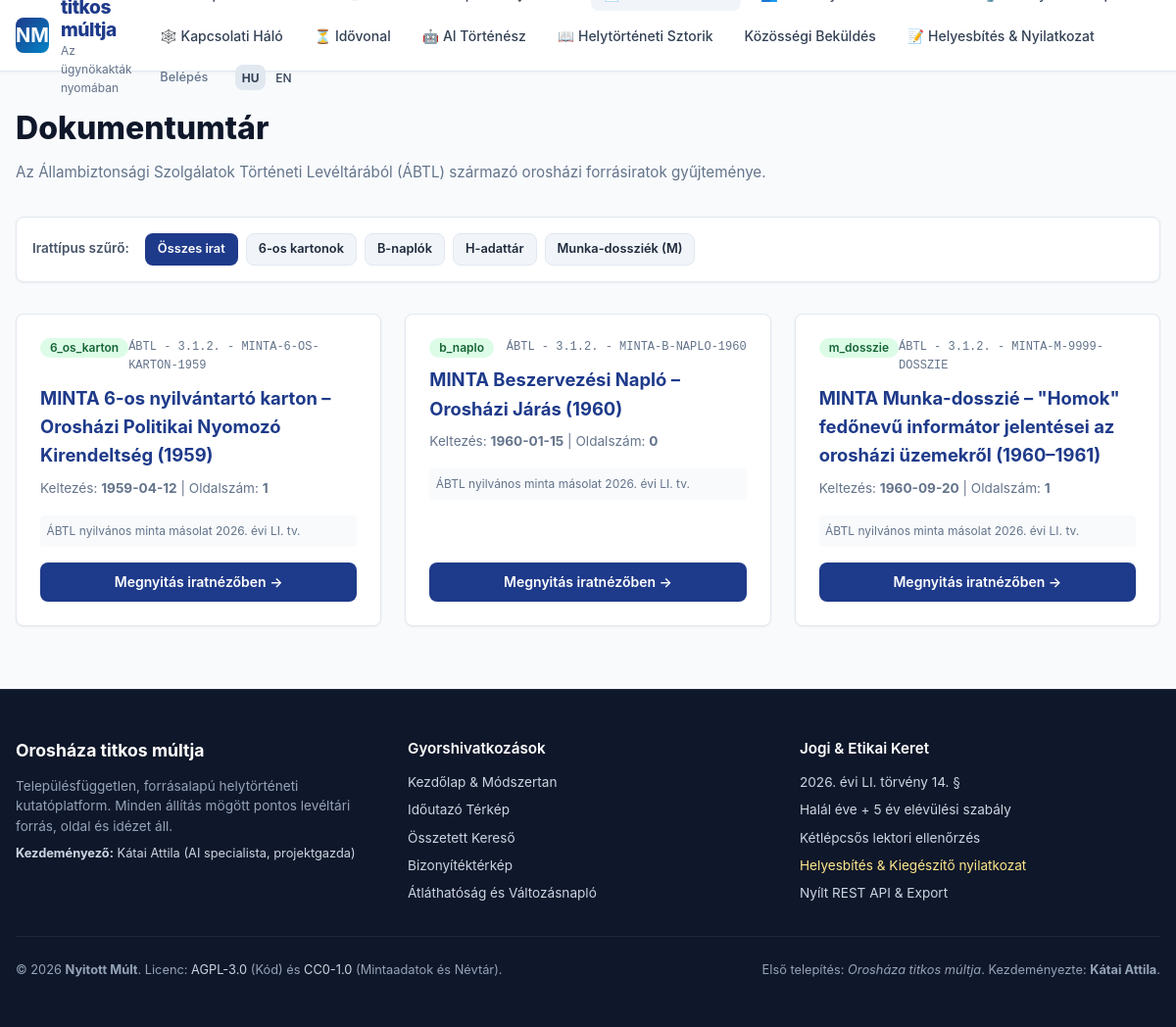
Page /dokumentumok on the committed database.
### tables this page shows
CREATE TABLE IF NOT EXISTS `source_documents` (
  `id` CHAR(36) NOT NULL,
  `archive_code` VARCHAR(128) NOT NULL UNIQUE,
  `document_type` ENUM(
    '6_os_karton',
    'b_naplo',
    'h_adattar',
    'b_dosszie',
    'm_dosszie',
    'o_dosszie',
    'vizsgalati_dosszie',
    'egyeb'
  ) NOT NULL,
  `title` VARCHAR(255) NOT NULL,
  `date_created` DATE NULL,
  `original_url` TEXT NULL,
  `downloaded_at` DATETIME NULL,
  `sha256_hash` CHAR(64) NULL,
  `license_note` TEXT NULL,
  `created_at` DATETIME NOT NULL DEFAULT CURRENT_TIMESTAMP,
  `updated_at` DATETIME NOT NULL DEFAULT CURRENT_TIMESTAMP ON UPDATE CURRENT_TIMESTAMP,
  PRIMARY KEY (`id`),
  INDEX `idx_doc_type` (`document_type`),
  INDEX `idx_date_created` (`date_created`)
);

### public_html/index.php (called while the page is built, shortened)
<?php
require_once __DIR__ . '/src/Database.php';
require_once __DIR__ . '/src/i18n.php';
Router::dispatch();

### public_html/src/i18n.php (called while the page is built, shortened)
<?php
    class I18n
    {
        private static string $currentLocale = 'hu';
        private static array $translations = [];
        public static function init(): void
        {
            if (isset($_GET['lang']) && in_array($_GET['lang'], ['hu', 'en'], true)) {
                self::$currentLocale = $_GET['lang'];
                $_SESSION['lang'] = self::$currentLocale;
            } elseif (isset($_SESSION['lang']) && in_array($_SESSION['lang'], ['hu', 'en'], true)) {
                self::$currentLocale = $_SESSION['lang'];
            } else {
                self::$currentLocale = defined('DEFAULT_LOCALE') ? DEFAULT_LOCALE : 'hu';
            }
        }
        private static function loadLocale(string $locale): void
        {
            $filePath = dirname(__DIR__) . '/locales/' . $locale . '.json';
            if (file_exists($filePath)) {
                $data = json_decode(file_get_contents($filePath), true);
                if (is_array($data)) {
                    self::$translations[$locale] = $data;
                }
            }
        }
        public static function trans(string $key, array $replace = []): string
        {
            $locale = self::$currentLocale;
            $parts = explode('.', $key);
            $current = self::$translations[$locale] ?? [];
            foreach ($parts as $part) {
                if (is_array($current) && isset($current[$part])) {
                    $current = $current[$part];
                } else {
                    return self::fallbackTrans($key, $replace);
                }
            }
            $text = is_string($current) ? $current : $key;
            return $text;
        }
    }
    if (!function_exists('__')) {
        function __(string $key, array $replace = []): string
        {
            return \NyitottMult\I18n::trans($key, $replace);
        }
    }

### public_html/src/Database.php (called while the page is built, shortened)
<?php
class Database
{
    private static ?PDO $instance = null;
    public static function getConnection(): ?PDO
    {
        try {
            $dsn = sprintf(
                'mysql:host=%s;port=%d;dbname=%s;charset=%s',
                DB_HOST,
                DB_PORT,
                DB_NAME,
                DB_CHARSET
            );
            $options = [
                PDO::ATTR_ERRMODE => PDO::ERRMODE_EXCEPTION,
                PDO::ATTR_DEFAULT_FETCH_MODE => PDO::FETCH_ASSOC,
                PDO::ATTR_EMULATE_PREPARES => false,
                PDO::MYSQL_ATTR_INIT_COMMAND => "SET NAMES utf8mb4 COLLATE utf8mb4_unicode_ci"
            ];
            self::$instance = new PDO($dsn, DB_USER, DB_PASS, $options);
            return self::$instance;
        } catch (PDOException $e) {
            self::$lastError = $e->getMessage();
            error_log('[DB Error] ' . $e->getMessage());
            return null;
        }
    }
    public static function query(string $sql, array $params = []): array
    {
        $db = self::getConnection();
        $stmt = $db->prepare($sql);
        $stmt->execute($params);
        return $stmt->fetchAll();
    }
}

### public_html/views/documents.php (the view, shortened to what this page needs)
<?php
include __DIR__ . '/layout/header.php';
$type = $_GET['type'] ?? '';
$sql = "SELECT d.*, COUNT(p.id) as page_count
        FROM source_documents d
        LEFT JOIN pages p ON d.id = p.document_id
        WHERE 1=1";
$params = [];
$sql .= " GROUP BY d.id ORDER BY d.archive_code ASC";
$docs = Database::query($sql, $params);
?>
<div style="margin-bottom: 2rem;">
    <h1 style="font-size: 2rem; font-weight: 800; color: #0f172a; margin-bottom: 0.5rem;">
        <?= __('nav.documents') ?>
    </h1>
    <p style="color: var(--text-muted); font-size: 0.95rem;">
        Az Állambiztonsági Szolgálatok Történeti Levéltárából (ÁBTL) származó orosházi forrásiratok gyűjteménye.
    </p>
</div>
<div class="card" style="margin-bottom: 2rem; padding: 1rem;">
    <div style="display: flex; gap: 0.5rem; flex-wrap: wrap; align-items: center;">
        <span style="font-size: 0.85rem; font-weight: 600; color: #475569; margin-right: 0.5rem;">Irattípus szűrő:</span>
        <a href="/dokumentumok" class="btn btn-<?= $type === '' ? 'primary' : 'secondary' ?>" style="font-size: 0.8rem; padding: 0.35rem 0.75rem;">
            Összes irat
        </a>
        <a href="/dokumentumok?type=6_os_karton" class="btn btn-<?= $type === '6_os_karton' ? 'primary' : 'secondary' ?>" style="font-size: 0.8rem; padding: 0.35rem 0.75rem;">
            6-os kartonok
        </a>
        <a href="/dokumentumok?type=b_naplo" class="btn btn-<?= $type === 'b_naplo' ? 'primary' : 'secondary' ?>" style="font-size: 0.8rem; padding: 0.35rem 0.75rem;">
            B-naplók
        </a>
        <a href="/dokumentumok?type=h_adattar" class="btn btn-<?= $type === 'h_adattar' ? 'primary' : 'secondary' ?>" style="font-size: 0.8rem; padding: 0.35rem 0.75rem;">
            H-adattár
        </a>
        <a href="/dokumentumok?type=m_dosszie" class="btn btn-<?= $type === 'm_dosszie' ? 'primary' : 'secondary' ?>" style="font-size: 0.8rem; padding: 0.35rem 0.75rem;">
            Munka-dossziék (M)
        </a>
    </div>
</div>
<div class="grid grid-cols-3">
    <?php foreach ($docs as $doc): ?>
        <div class="card" style="display: flex; flex-direction: column; justify-content: space-between;">
            <div>
                <div style="display: flex; justify-content: space-between; align-items: flex-start; margin-bottom: 0.5rem;">
                    <span class="badge badge-verified"><?= htmlspecialchars($doc['document_type']) ?></span>
                    <span style="font-size: 0.75rem; color: var(--text-muted); font-family: monospace;">
                        <?= htmlspecialchars($doc['archive_code']) ?>
                    </span>
                </div>
                <h3 style="font-size: 1.15rem; font-weight: 700; color: var(--primary); margin-bottom: 0.5rem;">
                    <?= htmlspecialchars($doc['title']) ?>
                </h3>
                <p style="font-size: 0.85rem; color: var(--text-muted); margin-bottom: 1rem;">
                    Keltezés: <strong><?= htmlspecialchars($doc['date_created'] ?? 'N/A') ?></strong> |
                    Oldalszám: <strong><?= (int)$doc['page_count'] ?></strong>
                </p>
                <?php if (!empty($doc['license_note'])): ?>
                    <p style="font-size: 0.75rem; color: #64748b; background: #f8fafc; padding: 0.4rem; border-radius: 4px; margin-bottom: 1rem;">
                        <?= htmlspecialchars($doc['license_note']) ?>
                    </p>
                <?php endif; ?>
            </div>
            <a href="/dokumentumok/<?= urlencode($doc['id']) ?>" class="btn btn-primary" style="width: 100%; font-size: 0.875rem;">
                <?= __('common.open_viewer') ?> &rarr;
            </a>
        </div>
    <?php endforeach; ?>
</div>
<?php include __DIR__ . '/layout/footer.php'; ?>

### public_html/assets/css/style.css (style rules this page uses)
:root { --primary: #1e3a8a; --primary-hover: #172554; --secondary: #0284c7; --accent: #b45309; --bg-main: #f8fafc; --bg-card: #ffffff; --text-main: #0f172a; --text-muted: #64748b; --border: #e2e8f0; --success: #15803d; --warning: #b45309; --danger: #b91c1c; --radius: 0.5rem; }
*, *::before, *::after { box-sizing: border-box; margin: 0; padding: 0; }
body { font-family: -apple-system, BlinkMacSystemFont, "Segoe UI", Roboto, "Helvetica Neue", Arial, sans-serif; background-color: var(--bg-main); color: var(--text-main); line-height: 1.6; min-height: 100vh; display: flex; flex-direction: column; }
.btn { display: inline-flex; align-items: center; justify-content: center; gap: 0.5rem; padding: 0.5rem 1rem; font-size: 0.875rem; font-weight: 600; border-radius: var(--radius); cursor: pointer; border: 1px solid transparent; text-decoration: none; transition: all 0.15s ease-in-out; }
.btn-primary { background-color: var(--primary); color: #ffffff; }
.btn-secondary { background-color: #f1f5f9; color: #1e293b; border-color: var(--border); }
.card { background: var(--bg-card); border: 1px solid var(--border); border-radius: var(--radius); padding: 1.5rem; box-shadow: 0 1px 3px 0 rgba(0, 0, 0, 0.05); }
.badge { display: inline-flex; align-items: center; padding: 0.25rem 0.625rem; font-size: 0.75rem; font-weight: 600; border-radius: 9999px; line-height: 1; }
.badge-verified { background-color: #dcfce7; color: #166534; }
.grid { display: grid; gap: 1.5rem; }
.grid-cols-3 { grid-template-columns: repeat(3, minmax(0, 1fr)); }

### rows in the picture
source_documents: document_type "6_os_karton", archive_code "ÁBTL - 3.1.2. - MINTA-6-OS-KARTON-1959", title "MINTA 6-os nyilvántartó karton – Orosházi Politikai Nyomozó Kirendeltség (1959)", date_created "1959-04-12", page_count "1", license_note "ÁBTL nyilvános minta másolat 2026. évi LI. tv."
source_documents: document_type "b_naplo", archive_code "ÁBTL - 3.1.2. - MINTA-B-NAPLO-1960", title "MINTA Beszervezési Napló – Orosházi Járás (1960)", date_created "1960-01-15", page_count "0", license_note "ÁBTL nyilvános minta másolat 2026. évi LI. tv."
source_documents: document_type "m_dosszie", archive_code "ÁBTL - 3.1.2. - MINTA-M-9999-DOSSZIE", title "MINTA Munka-dosszié – \"Homok\" fedőnevű informátor jelentései az orosházi üzemekről (1960–1961)", date_created "1960-09-20", page_count "1", license_note "ÁBTL nyilvános minta másolat 2026. évi LI. tv."

### other values in the picture
$siteConfig['site']['subtitle'] "Az ügynökakták nyomában"
__('nav.network') "Kapcsolati Háló"
__('nav.timeline') "Idővonal"
__('nav.ai_historian') "AI Történész"
__('nav.stories') "Helytörténeti Sztorik"
__('nav.community') "Közösségi Beküldés"
__('nav.correction') "Helyesbítés & Nyilatkozat"
__('nav.documents') "Dokumentumtár"
$siteConfig['site']['name'] "Orosháza titkos múltja"
$siteConfig['site']['initiator']['name'] "Kátai Attila"
$siteConfig['site']['initiator']['title'] "AI specialista, projektgazda"
